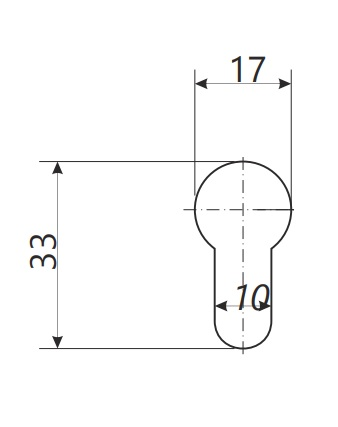
#> input picture lock cylinder hole euro profile cylinder hole.jpg, 338 x 427 px
$ python pre_label.py -i .. -o out
#> lines starting #> are read from the running program, lines starting #| are printed output that depends on the picture; after the words box and inside, x2 and y2 are one past the last pixel; in counts of white or black regions, pixels touching at a corner belong together
### cv_pipeline/src/edge_detector.py
import cv2
import numpy as np
from typing import List as TypingList, Tuple


class EdgeDetector:
    @staticmethod
    def to_grayscale(image: np.ndarray) -> np.ndarray:
        if len(image.shape) == 3:
            return cv2.cvtColor(image, cv2.COLOR_BGR2GRAY)
        return image

    @staticmethod
    def gaussian_blur(image: np.ndarray, sigma: float = 1.5, kernel_size: int = 5) -> np.ndarray:
        return cv2.GaussianBlur(image, (kernel_size, kernel_size), sigma)

    @staticmethod
    def canny_edge_detection(image: np.ndarray, threshold1: int = 50, threshold2: int = 150) -> np.ndarray:
        return cv2.Canny(image, threshold1, threshold2)

    # [60 lines left out: functions adaptive_threshold, dilate, erode, morphology_ex, perspective_transform, find_contours_external and 1 more, not called in this run]

### cv_pipeline/src/contour_analyzer.py
import cv2
import numpy as np
from dataclasses import dataclass
from typing import List, Tuple, Optional


@dataclass
class ContourResult:
    points: np.ndarray
    bounding_box: Tuple[int, int, int, int]
    area: float
    perimeter: float
    center: Tuple[float, float]
    circularity: float = 0.0
    aspect_ratio: float = 0.0


class ContourAnalyzer:
    DIN_CYLINDER_SIZE = (10.0, 17.0)
    MOUNTING_HOLE_DIAMETER_RANGE = (4.0, 8.0)
    HANDLE_SQUARE_SIZE_RANGE = (7.0, 10.0)

    def __init__(self, min_area: int = 100, max_area: int = 50000):
        self.min_area = min_area
        self.max_area = max_area

    def find_contours(self, edges: np.ndarray) -> List[ContourResult]:
        contours, hierarchy = cv2.findContours(edges, cv2.RETR_TREE, cv2.CHAIN_APPROX_SIMPLE)

        results = []
        for contour in contours:
            area = cv2.contourArea(contour)
            if self.min_area <= area <= self.max_area:
                perimeter = cv2.arcLength(contour, True)
                x, y, w, h = cv2.boundingRect(contour)
                M = cv2.moments(contour)
                if M["m00"] != 0:
                    cx = M["m10"] / M["m00"]
                    cy = M["m01"] / M["m00"]
                else:
                    cx, cy = x + w/2, y + h/2

                circularity = (4 * np.pi * area) / (perimeter ** 2) if perimeter > 0 else 0
                aspect_ratio = w / h if h > 0 else 0

                results.append(ContourResult(
                    points=contour,
                    bounding_box=(x, y, w, h),
                    area=area,
                    perimeter=perimeter,
                    center=(cx, cy),
                    circularity=circularity,
                    aspect_ratio=aspect_ratio,
                ))

        return results

    # [156 lines left out: functions find_circular_holes, find_din_cylinder_hole, find_mounting_holes, find_plate_contour, find_handle_square, find_cylinder_hole, not called in this run]

### cv_pipeline/pre_label.py
#!/usr/bin/env python3
"""
Pre-labeling script for YOLO dataset
Uses CV pipeline to auto-generate bounding boxes in YOLO format

Usage:
    python pre_label.py --input images/train --output labels/train
    python pre_label.py --input /path/to/images --output /path/to/labels --visualize
"""

import argparse
import os
import sys
from pathlib import Path
import cv2
import numpy as np

sys.path.insert(0, str(Path(__file__).parent / "src"))

from contour_analyzer import ContourAnalyzer
from edge_detector import EdgeDetector


CLASSES = {
    "lock_plate": 0,
    "cylinder_hole": 1,
    "handle_square": 2,
}

DIN_SLOT_WIDTH_MM = 10.0
MIN_SCALE_FACTOR = 5.0
MAX_SCALE_FACTOR = 50.0
VALID_ASPECT_RATIO_RANGE = (1.5, 4.0)


def yolo_format(x_center, y_center, width, height, img_width, img_height):
    """Convert to YOLO normalized format (0-1)"""
    x_center_norm = x_center / img_width
    y_center_norm = y_center / img_height
    width_norm = width / img_width
    height_norm = height / img_height

    x_center_norm = max(0, min(1, x_center_norm))
    y_center_norm = max(0, min(1, y_center_norm))
    width_norm = max(0, min(1, width_norm))
    height_norm = max(0, min(1, height_norm))

    return x_center_norm, y_center_norm, width_norm, height_norm


def calculate_scale_from_marker(contours):
    """
    Calculate scale factor from detected Euro cylinder marker.
    Uses the 10mm slot width as reference.

    Returns:
        float: pixels_per_mm scale factor, or None if marker not found
    """
    for contour in contours:
        x, y, w, h = cv2.boundingRect(contour)
        area = cv2.contourArea(contour)

        if area < 100:
            continue

        aspect = max(w, h) / min(w, h) if min(w, h) > 0 else 0

        if VALID_ASPECT_RATIO_RANGE[0] <= aspect <= VALID_ASPECT_RATIO_RANGE[1]:
            slot_width_px = min(w, h)
            scale = slot_width_px / DIN_SLOT_WIDTH_MM

            if MIN_SCALE_FACTOR <= scale <= MAX_SCALE_FACTOR:
                return scale

    return None


def process_image(image_path: str, visualize: bool = False):
    """Process single image and return YOLO annotations"""
    img = cv2.imread(image_path)
    if img is None:
        print(f"Error: Cannot read image {image_path}")
        return [], None

    img_height, img_width = img.shape[:2]
    annotations = []

    gray = EdgeDetector.to_grayscale(img)
    blurred = EdgeDetector.gaussian_blur(gray, sigma=1.5, kernel_size=5)
    edges = EdgeDetector.canny_edge_detection(blurred, threshold1=50, threshold2=150)

    analyzer = ContourAnalyzer(min_area=100, max_area=50000)
    contours = analyzer.find_contours(edges)

    if not contours:
        print(f"Warning: No contours found in {image_path}")
        return [], None

    scale_factor = calculate_scale_from_marker(contours)
    if scale_factor is None:
        print(f"Warning: Cannot calculate scale factor for {image_path} - no valid marker detected, skipping")
        return [], None

    print(f"  Detected scale factor: {scale_factor:.2f} px/mm")

    plate_contour = analyzer.find_plate_contour(contours)
    if plate_contour:
        x, y, w, h = plate_contour.bounding_box
        x_center, y_center, w_norm, h_norm = yolo_format(
            x + w/2, y + h/2, w, h, img_width, img_height
        )
        annotations.append({
            "class_id": CLASSES["lock_plate"],
            "x_center": x_center,
            "y_center": y_center,
            "width": w_norm,
            "height": h_norm,
        })

    cylinder_hole = analyzer.find_din_cylinder_hole(contours, scale_factor, tolerance=0.6)
    if cylinder_hole:
        x, y, w, h = cylinder_hole.bounding_box
        x_center, y_center, w_norm, h_norm = yolo_format(
            x + w/2, y + h/2, w, h, img_width, img_height
        )
        annotations.append({
            "class_id": CLASSES["cylinder_hole"],
            "x_center": x_center,
            "y_center": y_center,
            "width": w_norm,
            "height": h_norm,
        })

    handle_square = analyzer.find_handle_square(contours, scale_factor)
    if handle_square:
        x, y, w, h = handle_square.bounding_box
        x_center, y_center, w_norm, h_norm = yolo_format(
            x + w/2, y + h/2, w, h, img_width, img_height
        )
        annotations.append({
            "class_id": CLASSES["handle_square"],
            "x_center": x_center,
            "y_center": y_center,
            "width": w_norm,
            "height": h_norm,
        })

    if visualize and annotations:
        vis_img = img.copy()
        colors = [(255, 0, 0), (0, 255, 0), (255, 255, 0)]

        for ann in annotations:
            cls_id = ann["class_id"]
            x = int((ann["x_center"] - ann["width"]/2) * img_width)
            y = int((ann["y_center"] - ann["height"]/2) * img_height)
            w = int(ann["width"] * img_width)
            h = int(ann["height"] * img_height)

            cv2.rectangle(vis_img, (x, y), (x+w, y+h), colors[cls_id], 2)
            cv2.putText(vis_img, list(CLASSES.keys())[cls_id], (x, y-5),
                       cv2.FONT_HERSHEY_SIMPLEX, 0.5, colors[cls_id], 2)

        output_path = image_path.replace(".jpg", "_annotated.jpg").replace(".png", "_annotated.png")
        cv2.imwrite(output_path, vis_img)
        print(f"Saved visualization: {output_path}")

    return annotations, scale_factor


def save_yolo_annotations(annotations, output_path):
    """Save annotations in YOLO format"""
    with open(output_path, 'w') as f:
        for ann in annotations:
            f.write(f"{ann['class_id']} {ann['x_center']:.6f} {ann['y_center']:.6f} "
                   f"{ann['width']:.6f} {ann['height']:.6f}\n")


def main():
    parser = argparse.ArgumentParser(description="Pre-label images for YOLO training")
    parser.add_argument("--input", "-i", required=True, help="Input directory with images")
    parser.add_argument("--output", "-o", required=True, help="Output directory for labels")
    parser.add_argument("--visualize", "-v", action="store_true", help="Save visualized images")
    parser.add_argument("--extensions", nargs="+", default=[".jpg", ".jpeg", ".png"],
                       help="Image extensions to process")

    args = parser.parse_args()

    input_dir = Path(args.input)
    output_dir = Path(args.output)

    if not input_dir.exists():
        print(f"Error: Input directory does not exist: {input_dir}")
        sys.exit(1)

    output_dir.mkdir(parents=True, exist_ok=True)

    image_files = []
    for ext in args.extensions:
        image_files.extend(input_dir.glob(f"*{ext}"))
        image_files.extend(input_dir.glob(f"*{ext.upper()}"))

    if not image_files:
        print(f"No images found in {input_dir}")
        sys.exit(1)

    print(f"Found {len(image_files)} images")
    print(f"Processing...")

    success_count = 0
    skipped_count = 0
    for img_path in image_files:
        label_path = output_dir / f"{img_path.stem}.txt"

        result = process_image(str(img_path), args.visualize)
#> in process_image, img is the input picture: shape (427, 338, 3); mean B, G, R 250.5, 250.5, 250.5
#> in gaussian_blur, `return cv2.GaussianBlur(image, (kernel_size, kernel_size), sigma)`:
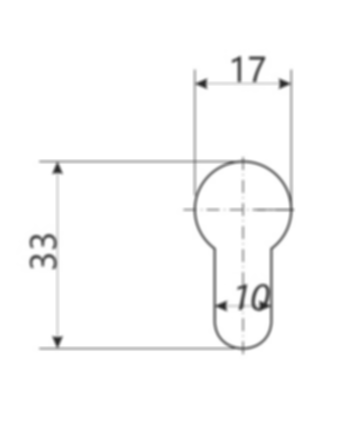
#> returned value: shape (427, 338); min 42, max 255, mean 250.5
#> in canny_edge_detection, `return cv2.Canny(image, threshold1, threshold2)`:
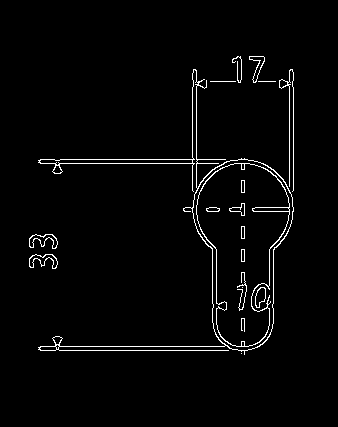
#> returned value: shape (427, 338); 2.4% white in thin lines or dots, all inside (x1, y1, x2, y2) = (29, 56, 294, 355)
#> in find_contours, `contours, hierarchy = cv2.findContours(edges, cv2.RETR_TREE, cv2.CHAIN..`: contours = 39 contours, 10 with area under 20; largest, box (x1, y1, x2, y2) and area: (38, 69, 294, 355) 14065, (192, 159, 294, 351) 13131, (196, 163, 290, 347) 11030, (196, 163, 290, 347) 10736, (39, 159, 193, 166) 606
#> the loop in find_contours, `for contour in contours:` made 39 passes
#> (area, perimeter, x, y, w, h, cx, cy) on passes 2, 3, 4, 5, 10, 15, 16, 17, 18, 20, 22, 36: (190, 108.9, 29, 254, 29, 15, 42.92, 259.7), (165.5, 105.2, 29, 254, 29, 15, 42.86, 259.8), (193, 108.1, 29, 234, 29, 15, 42.91, 239.8), (168, 106.6, 29, 234, 29, 15, 42.84, 239.8), (14065, 2287.2, 38, 69, 256, 286, 234.3, 242.7), (13131, 506, 192, 159, 102, 192, 242.5, 246), (143, 54.14, 255, 287, 11, 21, 259.9, 296.1), (135, 51.8, 255, 287, 11, 21, 259.9, 296.2), (11029.5, 585.5, 196, 163, 94, 184, 242, 242.9), (140.5, 77.9, 252, 207, 38, 5, 270.8, 209), (10736.5, 632.2, 196, 163, 94, 184, 241.6, 243.2), (606, 318.6, 39, 159, 154, 7, 116, 161)
#> area on passes 8, 9, 11, 13, 14, 27: 56.5, 47.5, 63, 48, 48, 34
#> after the loop in find_contours, `for contour in contours:`: results = 14 items
#> the loop in calculate_scale_from_marker, `for contour in contours:` made 1 pass

        if result is None:
            skipped_count += 1
            continue

        annotations, scale_factor = result

        if annotations:
            save_yolo_annotations(annotations, str(label_path))
            success_count += 1
            print(f"  {img_path.name} -> {label_path.name} ({len(annotations)} objects, scale={scale_factor:.2f})")
        else:
            skipped_count += 1
            print(f"  {img_path.name} -> No annotations (scale={scale_factor:.2f})")

    print(f"\nDone! Processed {success_count}/{len(image_files)} images")
    print(f"Skipped: {skipped_count} images")
    print(f"Labels saved to: {output_dir}")
    print("\nClasses:")
    for name, cid in CLASSES.items():
        print(f"  {cid}: {name}")


if __name__ == "__main__":
#> (the run stopped early here; a loop or call above may not have finished)
